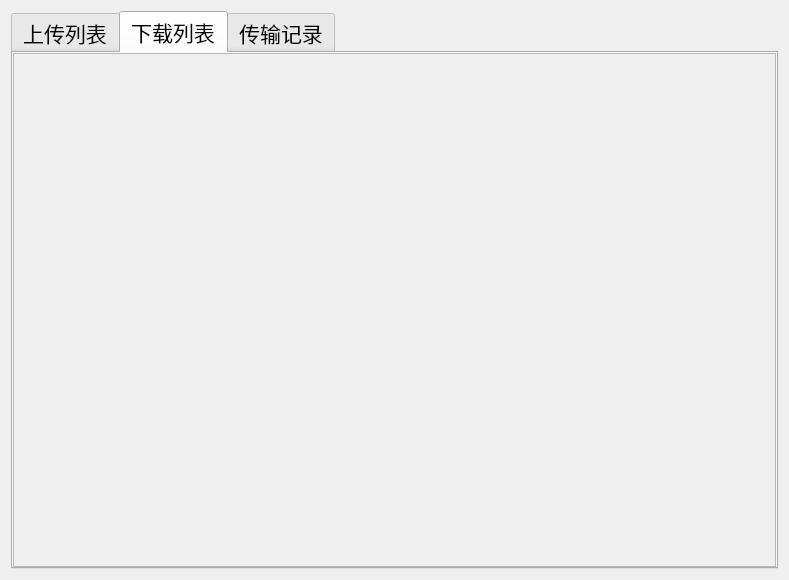
<?xml version="1.0" encoding="UTF-8"?>
<ui version="4.0">
 <class>Transfer</class>
 <widget class="QWidget" name="Transfer">
  <property name="geometry">
   <rect>
    <x>0</x>
    <y>0</y>
    <width>789</width>
    <height>580</height>
   </rect>
  </property>
  <property name="windowTitle">
   <string>Form</string>
  </property>
  <layout class="QGridLayout" name="gridLayout">
   <item row="0" column="0">
    <widget class="QTabWidget" name="tabWidget">
     <property name="font">
      <font>
       <family>幼圆</family>
       <pointsize>16</pointsize>
      </font>
     </property>
     <property name="currentIndex">
      <number>1</number>
     </property>
     <widget class="QWidget" name="upload">
      <attribute name="title">
       <string>上传列表</string>
      </attribute>
      <layout class="QVBoxLayout" name="verticalLayout_2">
       <property name="spacing">
        <number>0</number>
       </property>
       <property name="leftMargin">
        <number>0</number>
       </property>
       <property name="topMargin">
        <number>0</number>
       </property>
       <property name="rightMargin">
        <number>0</number>
       </property>
       <property name="bottomMargin">
        <number>0</number>
       </property>
       <item>
        <widget class="QScrollArea" name="scrollArea">
         <property name="widgetResizable">
          <bool>true</bool>
         </property>
         <widget class="QWidget" name="upload_scroll">
          <property name="geometry">
           <rect>
            <x>0</x>
            <y>0</y>
            <width>771</width>
            <height>538</height>
           </rect>
          </property>
          <layout class="QVBoxLayout" name="verticalLayout_5">
           <property name="spacing">
            <number>0</number>
           </property>
           <property name="leftMargin">
            <number>0</number>
           </property>
           <property name="topMargin">
            <number>0</number>
           </property>
           <property name="rightMargin">
            <number>0</number>
           </property>
           <property name="bottomMargin">
            <number>0</number>
           </property>
          </layout>
         </widget>
        </widget>
       </item>
      </layout>
     </widget>
     <widget class="QWidget" name="download">
      <attribute name="title">
       <string>下载列表</string>
      </attribute>
      <layout class="QVBoxLayout" name="verticalLayout_3">
       <property name="leftMargin">
        <number>0</number>
       </property>
       <property name="topMargin">
        <number>0</number>
       </property>
       <property name="rightMargin">
        <number>0</number>
       </property>
       <property name="bottomMargin">
        <number>0</number>
       </property>
       <item>
        <widget class="QScrollArea" name="scrollArea_2">
         <property name="widgetResizable">
          <bool>true</bool>
         </property>
         <widget class="QWidget" name="download_scroll">
          <property name="geometry">
           <rect>
            <x>0</x>
            <y>0</y>
            <width>771</width>
            <height>538</height>
           </rect>
          </property>
          <layout class="QVBoxLayout" name="verticalLayout_6">
           <property name="spacing">
            <number>0</number>
           </property>
           <property name="leftMargin">
            <number>0</number>
           </property>
           <property name="topMargin">
            <number>0</number>
           </property>
           <property name="rightMargin">
            <number>0</number>
           </property>
           <property name="bottomMargin">
            <number>0</number>
           </property>
          </layout>
         </widget>
        </widget>
       </item>
      </layout>
     </widget>
     <widget class="QWidget" name="record">
      <attribute name="title">
       <string>传输记录</string>
      </attribute>
      <layout class="QVBoxLayout" name="verticalLayout_4">
       <property name="spacing">
        <number>0</number>
       </property>
       <property name="leftMargin">
        <number>0</number>
       </property>
       <property name="topMargin">
        <number>0</number>
       </property>
       <property name="rightMargin">
        <number>0</number>
       </property>
       <property name="bottomMargin">
        <number>0</number>
       </property>
       <item>
        <widget class="QScrollArea" name="scrollArea_3">
         <property name="widgetResizable">
          <bool>true</bool>
         </property>
         <widget class="QWidget" name="scrollAreaWidgetContents_3">
          <property name="geometry">
           <rect>
            <x>0</x>
            <y>0</y>
            <width>771</width>
            <height>538</height>
           </rect>
          </property>
          <layout class="QGridLayout" name="gridLayout_2">
           <property name="leftMargin">
            <number>0</number>
           </property>
           <property name="topMargin">
            <number>0</number>
           </property>
           <property name="rightMargin">
            <number>0</number>
           </property>
           <property name="bottomMargin">
            <number>0</number>
           </property>
           <property name="spacing">
            <number>0</number>
           </property>
           <item row="2" column="0" colspan="2">
            <widget class="QTextEdit" name="record_msg">
             <property name="frameShape">
              <enum>QFrame::NoFrame</enum>
             </property>
            </widget>
           </item>
           <item row="1" column="0">
            <widget class="QWidget" name="widget" native="true">
             <property name="styleSheet">
              <string notr="true">background-color: #ffffff;</string>
             </property>
             <layout class="QHBoxLayout" name="horizontalLayout">
              <item>
               <spacer name="horizontalSpacer">
                <property name="orientation">
                 <enum>Qt::Horizontal</enum>
                </property>
                <property name="sizeHint" stdset="0">
                 <size>
                  <width>40</width>
                  <height>20</height>
                 </size>
                </property>
               </spacer>
              </item>
              <item>
               <widget class="QToolButton" name="clearBtn">
                <property name="minimumSize">
                 <size>
                  <width>0</width>
                  <height>35</height>
                 </size>
                </property>
                <property name="font">
                 <font>
                  <family>幼圆</family>
                  <pointsize>16</pointsize>
                  <weight>50</weight>
                  <italic>false</italic>
                  <bold>false</bold>
                 </font>
                </property>
                <property name="styleSheet">
                 <string notr="true">color: rgb(255, 0, 0);
font: 16pt &quot;幼圆&quot;;</string>
                </property>
                <property name="text">
                 <string>清除记录</string>
                </property>
                <property name="autoRaise">
                 <bool>true</bool>
                </property>
               </widget>
              </item>
             </layout>
            </widget>
           </item>
          </layout>
         </widget>
        </widget>
       </item>
      </layout>
     </widget>
    </widget>
   </item>
  </layout>
 </widget>
 <resources/>
 <connections/>
</ui>
